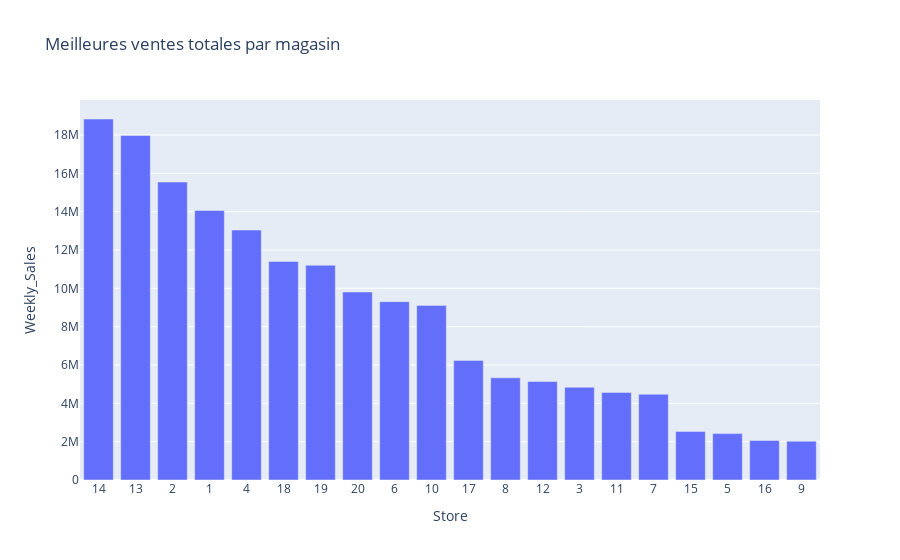
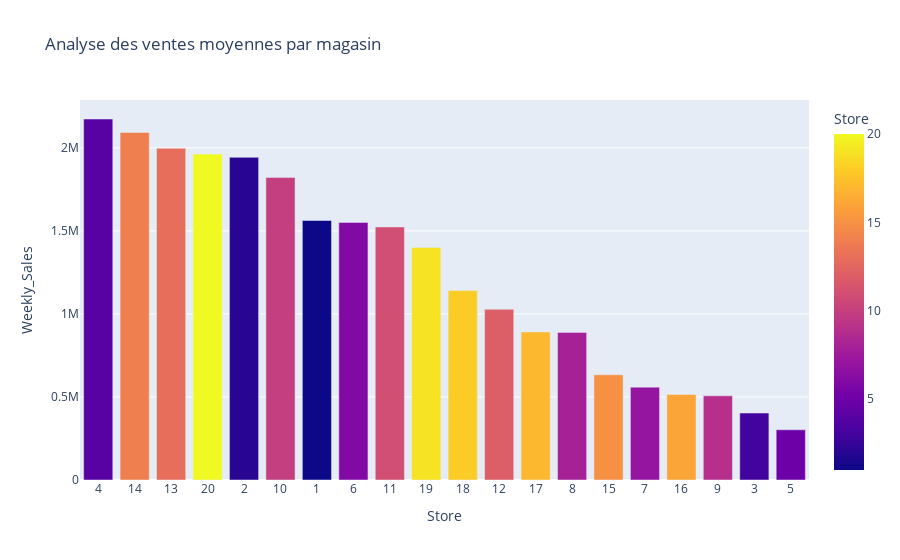
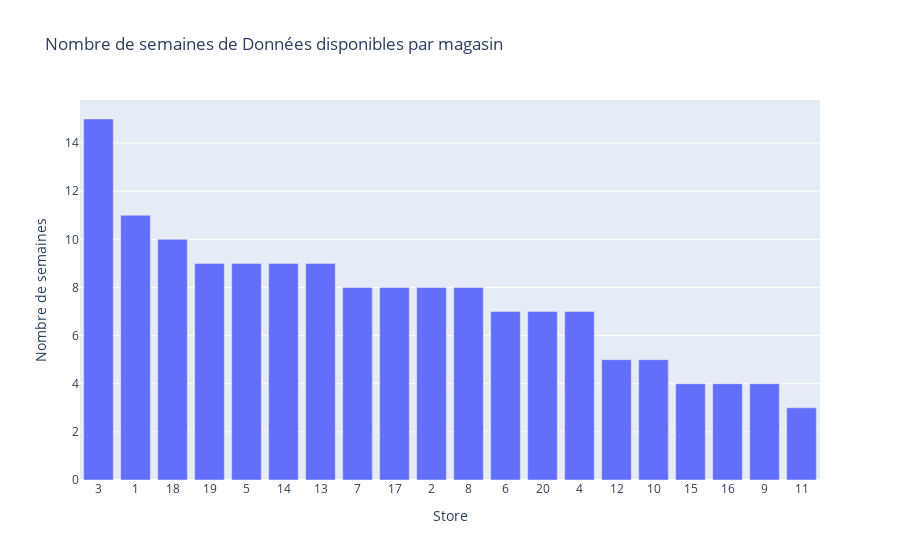

The code cell stored with these charts, in order, in its notebook:
### Code cell
# Analyse Magasin
# Total des ventes par magasin 
total_par_magasin = df.groupby('Store')['Weekly_Sales'].sum().sort_values(ascending=False).reset_index()

fig = px.bar(
    total_par_magasin,
    x='Store',
    y='Weekly_Sales',
    title='Meilleures ventes totales par magasin'
)
fig.update_layout(
    xaxis=dict(
        type='category'  # Assure que l'axe X respecte l'ordre des données
    ))
fig.show()

# Moy des ventes totales par magasin
moy_par_magasin = df.groupby('Store')['Weekly_Sales'].mean().sort_values(ascending=False).reset_index()

fig = px.bar(
    moy_par_magasin,
    x='Store',  
    y='Weekly_Sales',
    title='Analyse des ventes moyennes par magasin',
    color='Store'
)
fig.update_layout(
    xaxis=dict(
        type='category'  # Assure que l'axe X respecte l'ordre des données
    )
)
fig.show()

# Analyse du jeu de données par magasin 
nb_semaines_par_magasin = df['Store'].value_counts().reset_index()
# Renommer les colonnes 
nb_semaines_par_magasin.columns = ['Store', 'Nombre de semaines']

fig=px.bar(
    nb_semaines_par_magasin,
    x='Store', 
    y='Nombre de semaines', 
    title='Nombre de semaines de Données disponibles par magasin'
    )
fig.update_layout(
    xaxis=dict(
        type='category'  # Assure que l'axe X respecte l'ordre des données
    ))
fig.show()
# Les données ne sont pas réparties de manière régulière sur la période, 
# ce qui fausse l’analyse des volumes de ventes

### Figure 1 — Plotly figure (JSON) as saved in the notebook; plotly's stock layout.template omitted (floating-point values rounded to 4 significant figures)
{"data": [{"alignmentgroup": "True", "hovertemplate": "Store=%{x}<br>Weekly_Sales=%{y}<extra></extra>", "legendgroup": "", "marker": {"color": "#636efa", "pattern": {"shape": ""}}, "name": "", "offsetgroup": "", "orientation": "v", "showlegend": false, "textposition": "auto", "type": "bar", "x": [14, 13, 2, 1, 4, 18, 19, 20, 6, 10, 17, 8, 12, 3, 11, 7, 15, 5, 16, 9], "xaxis": "x", "y": [18840000.0, 17980000.0, 15540000.0, 14060000.0, 13040000.0, 11400000.0, 11200000.0, 9812000.0, 9307000.0, 9111000.0, 6241000.0, 5333000.0, 5140000.0, 4837000.0, 4571000.0, 4473000.0, 2534000.0, 2420000.0, 2061000.0, 2028000.0], "yaxis": "y"}], "layout": {"barmode": "relative", "legend": {"tracegroupgap": 0}, "title": {"text": "Meilleures ventes totales par magasin"}, "xaxis": {"anchor": "y", "domain": [0, 1], "title": {"text": "Store"}, "type": "category"}, "yaxis": {"anchor": "x", "domain": [0, 1], "title": {"text": "Weekly_Sales"}}}}

### Figure 2 — Plotly figure (JSON) as saved in the notebook; plotly's stock layout.template omitted (floating-point values rounded to 4 significant figures)
{"data": [{"alignmentgroup": "True", "hovertemplate": "Store=%{marker.color}<br>Weekly_Sales=%{y}<extra></extra>", "legendgroup": "", "marker": {"color": [4, 14, 13, 20, 2, 10, 1, 6, 11, 19, 18, 12, 17, 8, 15, 7, 16, 9, 3, 5], "coloraxis": "coloraxis", "pattern": {"shape": ""}}, "name": "", "offsetgroup": "", "orientation": "v", "showlegend": false, "textposition": "auto", "type": "bar", "x": [4, 14, 13, 20, 2, 10, 1, 6, 11, 19, 18, 12, 17, 8, 15, 7, 16, 9, 3, 5], "xaxis": "x", "y": [2174000.0, 2093000.0, 1997000.0, 1962000.0, 1943000.0, 1822000.0, 1563000.0, 1551000.0, 1524000.0, 1401000.0, 1140000.0, 1028000.0, 891600.0, 888800.0, 633600.0, 559100.0, 515300.0, 506900.0, 403100.0, 302500.0], "yaxis": "y"}], "layout": {"barmode": "relative", "coloraxis": {"colorbar": {"title": {"text": "Store"}}, "colorscale": [[0, "#0d0887"], [0.1111, "#46039f"], [0.2222, "#7201a8"], [0.3333, "#9c179e"], [0.4444, "#bd3786"], [0.5556, "#d8576b"], [0.6667, "#ed7953"], [0.7778, "#fb9f3a"], [0.8889, "#fdca26"], [1, "#f0f921"]]}, "legend": {"tracegroupgap": 0}, "title": {"text": "Analyse des ventes moyennes par magasin"}, "xaxis": {"anchor": "y", "domain": [0, 1], "title": {"text": "Store"}, "type": "category"}, "yaxis": {"anchor": "x", "domain": [0, 1], "title": {"text": "Weekly_Sales"}}}}

### Figure 3 — Plotly figure (JSON) as saved in the notebook; plotly's stock layout.template omitted (floating-point values rounded to 4 significant figures)
{"data": [{"alignmentgroup": "True", "hovertemplate": "Store=%{x}<br>Nombre de semaines=%{y}<extra></extra>", "legendgroup": "", "marker": {"color": "#636efa", "pattern": {"shape": ""}}, "name": "", "offsetgroup": "", "orientation": "v", "showlegend": false, "textposition": "auto", "type": "bar", "x": [3, 1, 18, 19, 5, 14, 13, 7, 17, 2, 8, 6, 20, 4, 12, 10, 15, 16, 9, 11], "xaxis": "x", "y": [15, 11, 10, 9, 9, 9, 9, 8, 8, 8, 8, 7, 7, 7, 5, 5, 4, 4, 4, 3], "yaxis": "y"}], "layout": {"barmode": "relative", "legend": {"tracegroupgap": 0}, "title": {"text": "Nombre de semaines de Données disponibles par magasin"}, "xaxis": {"anchor": "y", "domain": [0, 1], "title": {"text": "Store"}, "type": "category"}, "yaxis": {"anchor": "x", "domain": [0, 1], "title": {"text": "Nombre de semaines"}}}}
